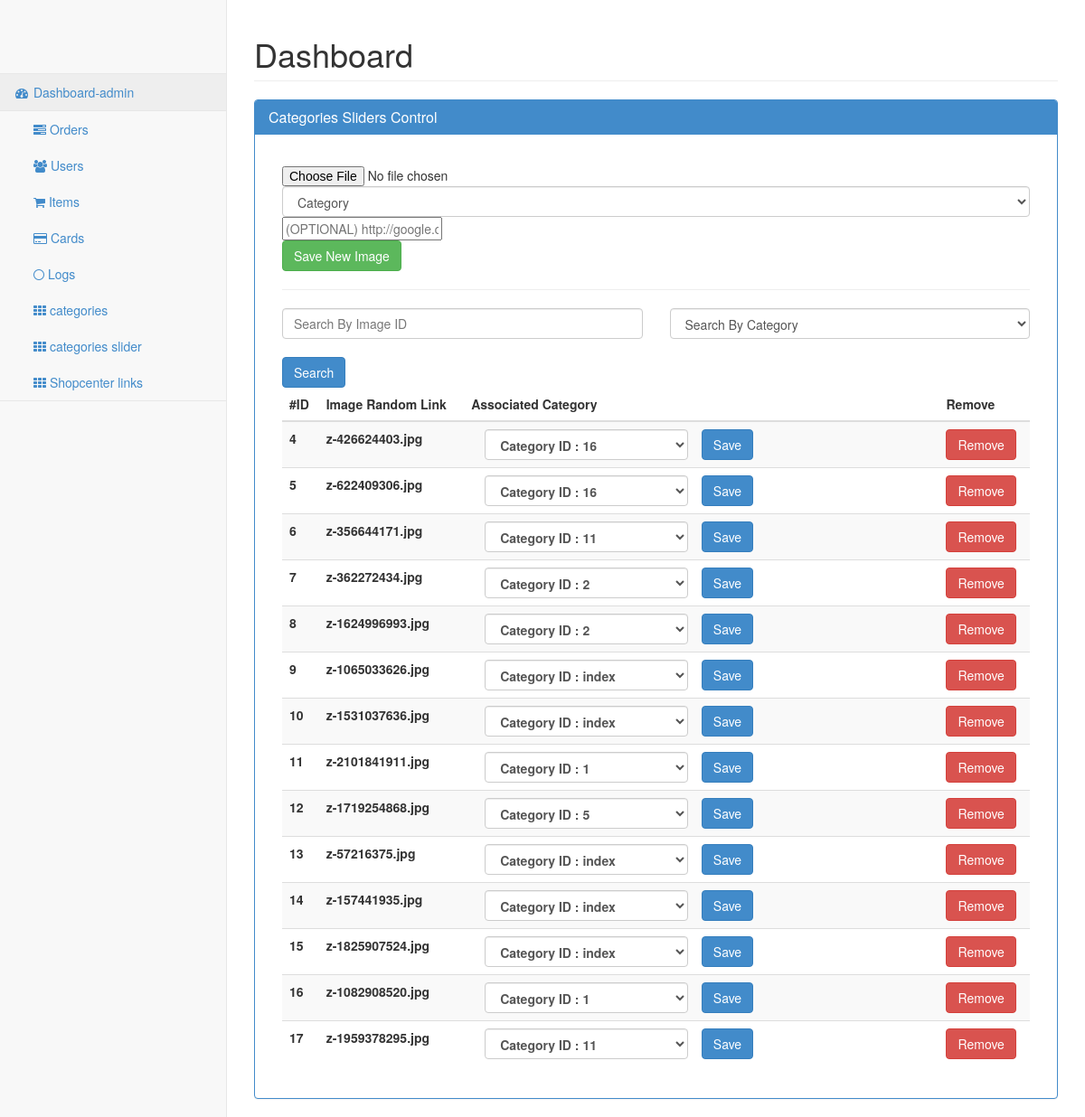
The page /control/categories_slider.php (signed in) on the database its author committed.
### tables this page shows
CREATE TABLE IF NOT EXISTS `categories_slider` (
  `id` bigint(250) NOT NULL AUTO_INCREMENT,
  `image_link` longtext NOT NULL,
  `c_id` varchar(250) NOT NULL,
  `hyperlink` longtext NOT NULL,
  PRIMARY KEY (`id`)
);

### control/includes/classes/shopcenter_class.php (the view, shortened to what this page needs)
<?php
class ShopCenter{
	function GetSliderImages($c_id = NULL,$id = NULL){
		$GetSliderQuery = mysql_query("SELECT * FROM `categories_slider` WHERE (`c_id` <> '-7') $c_id $id ; ") ;
		$return = '<table class="table table-striped"><thead><tr><th>#ID</th><th>Image Random Link</th><th>Associated Category</th><th>Remove</th></tr></thead><tbody>' ;
		while ($fetch_items= mysql_fetch_array($GetSliderQuery)) {
			$id = $fetch_items['id'] ;
			$image_link = $fetch_items['image_link'] ;
			$c_id = $fetch_items['c_id'] ;
					$return = $return . '<tr><th>' . $id . '</th>' ;
					$return = $return . '<th>' . $image_link . '</th>' ;
					$return = $return . '<th><form action="process.php" method="post"><input type="hidden" name="cmd" id="cmd" value="ChangeCatSliderImageCat" /><input type="hidden" name="id" id="id" value="' . $id . '" /><div class="col-md-6"><select id="cat_id" name="cat_id" class="form-control"><option selected="" value="' . $c_id . '">Category ID : ' . $c_id . '</option>' . $this->GetCategories() . '</select></div><button type="submit" id="editimagebtn" name="editimagebtn" class="btn btn-primary">Save</button></form></th>' ;
					$return = $return . '<th><a href="./process.php?cmd=RemoveCSliderImage&id=' . $id . '"> <button id="removeimagebtn" name="removeimagebtn" class="btn btn-danger">Remove</button></a></th>' ;
					$return = $return . '</tr>' ;
		}
		return $return ;
	}
	function GetCategories(){
			$first_level_cats = mysql_query("SELECT * FROM `categories` WHERE `parents` IS NULL ;");
			 while($row = mysql_fetch_array($first_level_cats)) {
            $return = $return . '<option value="' . $row['id'] . '">' . $row['id'] . ":" . $row['name'] . '</option>' ;
				 $second_level_cats = mysql_query("SELECT * FROM categories WHERE parents LIKE '%-" . $row['id'] . "-|%';");
			 while($row = mysql_fetch_array($second_level_cats)) {
				$return = $return . '<option value="' . $row['id'] . '">-' . $row['id'] . ":" . $row['name'] . '</option>' ;
					$third_level_cats = mysql_query("SELECT * FROM categories WHERE parents LIKE '%-" . $row['id'] . "-|%';");
			 while($row = mysql_fetch_array($third_level_cats)) {
				$return = $return . '<option value="' . $row['id'] . '">--' . $row['id'] . ":" . $row['name'] . '</option>' ;
					}
				  }
			}
	return $return ;
	}
}
?>

### rows shown on the page
categories_slider: id "4", image_link "z-426624403.jpg"
categories_slider: id "5", image_link "z-622409306.jpg"
categories_slider: id "6", image_link "z-356644171.jpg"
categories_slider: id "7", image_link "z-362272434.jpg"
categories_slider: id "8", image_link "z-1624996993.jpg"
categories_slider: id "9", image_link "z-1065033626.jpg"
categories_slider: id "10", image_link "z-1531037636.jpg"
categories_slider: id "11", image_link "z-2101841911.jpg"
categories_slider: id "12", image_link "z-1719254868.jpg"
categories_slider: id "13", image_link "z-57216375.jpg"
categories_slider: id "14", image_link "z-157441935.jpg"
categories_slider: id "15", image_link "z-1825907524.jpg"
categories_slider: id "16", image_link "z-1082908520.jpg"
categories_slider: id "17", image_link "z-1959378295.jpg"
